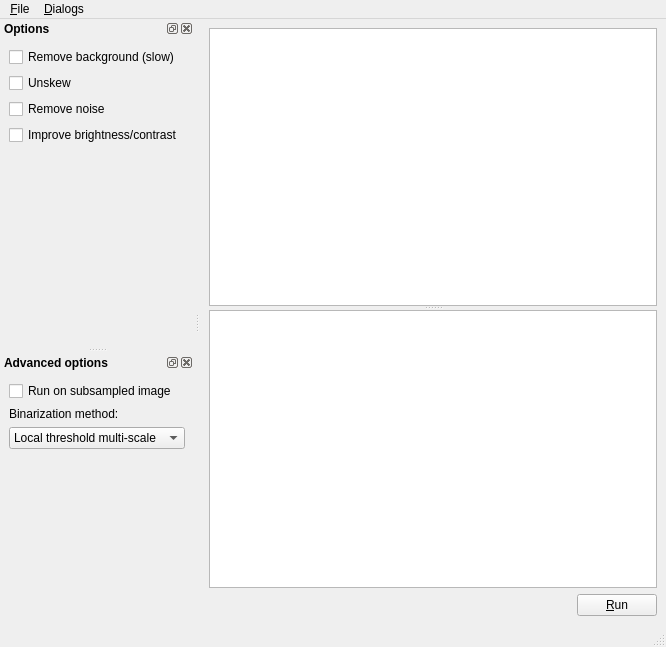
<ui version="4.0" >
 <class>MainWindow</class>
 <widget class="QMainWindow" name="MainWindow" >
  <property name="geometry" >
   <rect>
    <x>0</x>
    <y>0</y>
    <width>666</width>
    <height>647</height>
   </rect>
  </property>
  <property name="windowTitle" >
   <string>MainWindow</string>
  </property>
  <widget class="QWidget" name="centralwidget" >
   <layout class="QVBoxLayout" name="verticalLayout" >
    <item>
     <widget class="QSplitter" name="splitter" >
      <property name="orientation" >
       <enum>Qt::Vertical</enum>
      </property>
      <widget class="scribo::demo::shared::image_viewer" name="viewer_" />
      <widget class="QTextEdit" name="text_" />
     </widget>
    </item>
    <item>
     <layout class="QHBoxLayout" name="horizontalLayout" >
      <item>
       <spacer name="horizontalSpacer" >
        <property name="orientation" >
         <enum>Qt::Horizontal</enum>
        </property>
        <property name="sizeHint" stdset="0" >
         <size>
          <width>40</width>
          <height>20</height>
         </size>
        </property>
       </spacer>
      </item>
      <item>
       <widget class="QPushButton" name="run_btn" >
        <property name="text" >
         <string>&amp;Run</string>
        </property>
       </widget>
      </item>
     </layout>
    </item>
   </layout>
  </widget>
  <widget class="QMenuBar" name="menubar" >
   <property name="geometry" >
    <rect>
     <x>0</x>
     <y>0</y>
     <width>666</width>
     <height>24</height>
    </rect>
   </property>
   <widget class="QMenu" name="menu_File" >
    <property name="title" >
     <string>&amp;File</string>
    </property>
    <addaction name="action_Open" />
    <addaction name="separator" />
    <addaction name="action_Quit" />
   </widget>
   <widget class="QMenu" name="menuWindow" >
    <property name="title" >
     <string>&amp;Dialogs</string>
    </property>
    <addaction name="actionOptions" />
    <addaction name="actionAdvanced_options" />
   </widget>
   <addaction name="menu_File" />
   <addaction name="menuWindow" />
  </widget>
  <widget class="QStatusBar" name="statusbar" />
  <widget class="QDockWidget" name="options_dock_" >
   <property name="font" >
    <font>
     <weight>75</weight>
     <bold>true</bold>
    </font>
   </property>
   <property name="floating" >
    <bool>false</bool>
   </property>
   <property name="features" >
    <set>QDockWidget::AllDockWidgetFeatures</set>
   </property>
   <property name="allowedAreas" >
    <set>Qt::AllDockWidgetAreas</set>
   </property>
   <property name="windowTitle" >
    <string>Options</string>
   </property>
   <attribute name="dockWidgetArea" >
    <number>1</number>
   </attribute>
   <widget class="QWidget" name="dockWidgetContents" >
    <layout class="QVBoxLayout" name="verticalLayout_7" >
     <item>
      <layout class="QVBoxLayout" name="verticalLayout_4" >
       <item>
        <widget class="QCheckBox" name="removeBg" >
         <property name="font" >
          <font>
           <weight>50</weight>
           <bold>false</bold>
          </font>
         </property>
         <property name="text" >
          <string>Remove background (slow)</string>
         </property>
         <property name="checked" >
          <bool>false</bool>
         </property>
        </widget>
       </item>
       <item>
        <widget class="QCheckBox" name="unskew" >
         <property name="font" >
          <font>
           <weight>50</weight>
           <bold>false</bold>
          </font>
         </property>
         <property name="text" >
          <string>Unskew</string>
         </property>
         <property name="checked" >
          <bool>false</bool>
         </property>
        </widget>
       </item>
       <item>
        <widget class="QCheckBox" name="removeNoise" >
         <property name="enabled" >
          <bool>true</bool>
         </property>
         <property name="font" >
          <font>
           <weight>50</weight>
           <bold>false</bold>
          </font>
         </property>
         <property name="text" >
          <string>Remove noise</string>
         </property>
         <property name="checked" >
          <bool>false</bool>
         </property>
        </widget>
       </item>
       <item>
        <widget class="QCheckBox" name="improveContrast" >
         <property name="enabled" >
          <bool>true</bool>
         </property>
         <property name="font" >
          <font>
           <weight>50</weight>
           <bold>false</bold>
          </font>
         </property>
         <property name="text" >
          <string>Improve brightness/contrast</string>
         </property>
         <property name="checked" >
          <bool>false</bool>
         </property>
        </widget>
       </item>
       <item>
        <spacer name="verticalSpacer_3" >
         <property name="orientation" >
          <enum>Qt::Vertical</enum>
         </property>
         <property name="sizeHint" stdset="0" >
          <size>
           <width>20</width>
           <height>40</height>
          </size>
         </property>
        </spacer>
       </item>
      </layout>
     </item>
    </layout>
   </widget>
  </widget>
  <widget class="QDockWidget" name="advanced_dock_" >
   <property name="font" >
    <font>
     <weight>75</weight>
     <bold>true</bold>
    </font>
   </property>
   <property name="windowTitle" >
    <string>Advanced options</string>
   </property>
   <attribute name="dockWidgetArea" >
    <number>1</number>
   </attribute>
   <widget class="QWidget" name="dockWidgetContents_3" >
    <layout class="QVBoxLayout" name="verticalLayout_8" >
     <item>
      <layout class="QHBoxLayout" name="horizontalLayout_2" >
       <item>
        <widget class="QCheckBox" name="reduceSize" >
         <property name="font" >
          <font>
           <weight>50</weight>
           <bold>false</bold>
          </font>
         </property>
         <property name="text" >
          <string>Run on subsampled image</string>
         </property>
        </widget>
       </item>
      </layout>
     </item>
     <item>
      <layout class="QVBoxLayout" name="verticalLayout_6" >
       <item>
        <widget class="QLabel" name="binarizeLbl" >
         <property name="sizePolicy" >
          <sizepolicy vsizetype="Preferred" hsizetype="Preferred" >
           <horstretch>0</horstretch>
           <verstretch>0</verstretch>
          </sizepolicy>
         </property>
         <property name="font" >
          <font>
           <weight>50</weight>
           <bold>false</bold>
          </font>
         </property>
         <property name="text" >
          <string>Binarization method:</string>
         </property>
        </widget>
       </item>
       <item>
        <widget class="QComboBox" name="binarizationCBox" >
         <property name="font" >
          <font>
           <weight>50</weight>
           <bold>false</bold>
          </font>
         </property>
         <property name="currentIndex" >
          <number>2</number>
         </property>
         <item>
          <property name="text" >
           <string>Global threshold</string>
          </property>
         </item>
         <item>
          <property name="text" >
           <string>Local threshold</string>
          </property>
         </item>
         <item>
          <property name="text" >
           <string>Local threshold multi-scale</string>
          </property>
         </item>
        </widget>
       </item>
      </layout>
     </item>
     <item>
      <spacer name="verticalSpacer_2" >
       <property name="orientation" >
        <enum>Qt::Vertical</enum>
       </property>
       <property name="sizeHint" stdset="0" >
        <size>
         <width>20</width>
         <height>40</height>
        </size>
       </property>
      </spacer>
     </item>
    </layout>
   </widget>
  </widget>
  <action name="action_Open" >
   <property name="text" >
    <string>&amp;Open</string>
   </property>
   <property name="shortcut" >
    <string>Ctrl+O</string>
   </property>
  </action>
  <action name="action_Quit" >
   <property name="text" >
    <string>&amp;Quit</string>
   </property>
  </action>
  <action name="actionDocument_Type" >
   <property name="checkable" >
    <bool>true</bool>
   </property>
   <property name="checked" >
    <bool>true</bool>
   </property>
   <property name="text" >
    <string>Document Type</string>
   </property>
  </action>
  <action name="actionOptions" >
   <property name="checkable" >
    <bool>true</bool>
   </property>
   <property name="checked" >
    <bool>true</bool>
   </property>
   <property name="text" >
    <string>Options</string>
   </property>
  </action>
  <action name="actionAdvanced_options" >
   <property name="checkable" >
    <bool>true</bool>
   </property>
   <property name="checked" >
    <bool>true</bool>
   </property>
   <property name="text" >
    <string>Advanced options</string>
   </property>
  </action>
 </widget>
 <customwidgets>
  <customwidget>
   <class>scribo::demo::shared::image_viewer</class>
   <extends>QGraphicsView</extends>
   <header location="global" >shared/src/image_viewer.hh</header>
  </customwidget>
 </customwidgets>
 <resources/>
 <connections>
  <connection>
   <sender>action_Quit</sender>
   <signal>activated()</signal>
   <receiver>MainWindow</receiver>
   <slot>close()</slot>
   <hints>
    <hint type="sourcelabel" >
     <x>-1</x>
     <y>-1</y>
    </hint>
    <hint type="destinationlabel" >
     <x>332</x>
     <y>298</y>
    </hint>
   </hints>
  </connection>
 </connections>
</ui>
